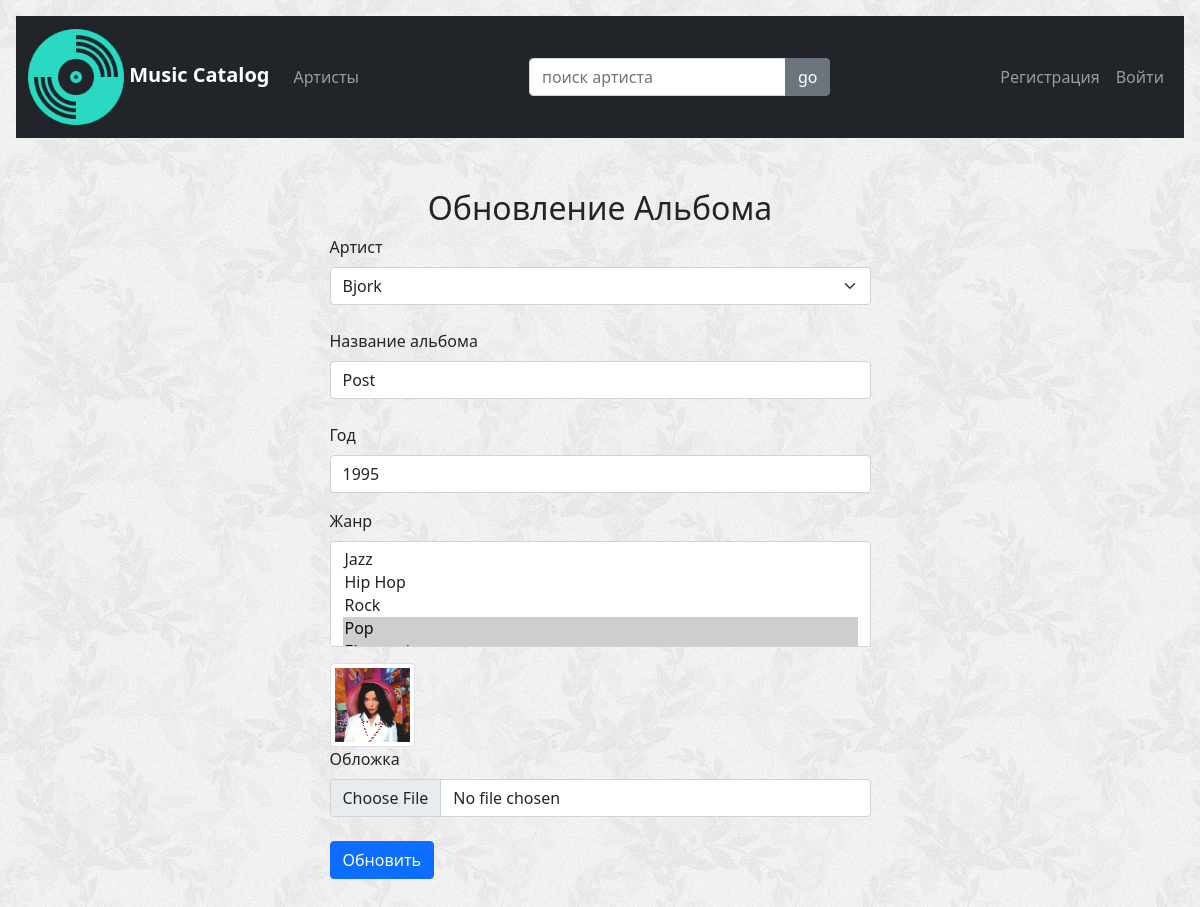
The app's page /album_update/post with its own data.
### discography/models.py (models this page shows, shortened)
class Album(models.Model):
    title = models.CharField(max_length=255, verbose_name="Название")
    artist = models.ForeignKey(Artist, max_length=255, null=True, on_delete=models.CASCADE, related_name='albums', verbose_name="Артист")
    photo = models.ImageField(upload_to="album", default='album/vinyl.png', verbose_name="Обложка")
    slug = models.SlugField(max_length=255, unique=True, db_index=True, verbose_name="URL")
    year = models.PositiveIntegerField(
        validators=[
            MinValueValidator(1900),
            MaxValueValidator(datetime.now().year)],
        verbose_name="Год релиза")
    genre = models.ManyToManyField(Genre, related_name='albums', verbose_name='Жанр')
    class Meta:
        ordering = ["artist", "year"]

class Artist(models.Model):
    name = models.CharField(max_length=255, unique=True, verbose_name='Имя')
    profile = models.TextField(blank=True, verbose_name="Профиль")
    photo = models.ImageField(upload_to="artist", default='artist/singer.png', verbose_name="Фото")
    slug = models.SlugField(max_length=255, unique=True, null=True, db_index=True, verbose_name="URL")
    def __str__(self):
        return self.name
    class Meta:
        ordering = ["name"]

class Genre(models.Model):
    GENRES_CHOICES = [
        ("Jazz", "Jazz"),
        ("Hip Hop", "Hip hop"),
        ("Rock", "Rock"),
        ("Pop", "Popular music"),
        ("Electronic", "Electronic"),
        ("Experimental", "Experimental"),
    ]
    title = models.CharField(max_length=255, choices=GENRES_CHOICES, default='Pop', verbose_name='Жанр')
    def __str__(self):
        return self.title

### discography/views.py (the view)
# urls.py: path('album_update/<slug:slug>', AlbumUpdateView.as_view(), name='album_update'),
class AlbumUpdateView(MenuMixin, UpdateView):
    model = Album
    form_class = UpdateAlbumForm
    template_name = 'discography/album_update.html'
    success_url = reverse_lazy('artist_list')

### discography/forms.py
class UpdateAlbumForm(forms.ModelForm):
    class Meta:
        model = Album
        fields = ('artist', 'title', 'year', 'genre', 'photo',)

### discography/utils.py (called while the page is built)
    def get_context_data(self, **kwargs):
        context = super().get_context_data(**kwargs)
        user_menu = menu.copy()
        if not self.request.user.is_authenticated:
            user_menu = user_menu[:1]
        context['menu'] = user_menu
        return context

### discography/templates/discography/album_update.html (shortened to what this page needs)
{% extends 'discography/base.html' %}
{% block content %}
<h2 style="text-align:center">Обновление Альбома</h2>
<div class="container" style="width: 50%">
    <form action="{% url 'album_update' album.slug %}" method="post" enctype="multipart/form-data">
        <div class="form-outline mb-4">
            <label for="artist" class="form-label">Артист</label>
            <select id="artist" name='artist' class="form-select">
                <option>
                    {% for i in form.artist %}
                    {{ i }}
                    {% endfor %}
                </option>
            </select>
        </div>
        <div class="form-outline mb-4">
            <label for="title" class="form-label">Название альбома</label>
            <input type="text" class="form-control" value="{{ album.title }}" id="title" name="title">
        </div>
        <div class="form-outline mb-3">
            <label for="year" class="form-label">Год</label>
            <input type="text" class="form-control" id="year" value="{{ album.year }}" name="year">
        </div>
        <div class="form-outline mb-3">
            <label for="genre" class="form-label">Жанр</label>
            <select id="genre" name='genre' class="form-select" multiple>
                {% for i in form.genre %}
                {{ i }}
                {% endfor %}
            </select>
        </div>
        <div><img src="{{ album.photo.url }}" class="img-thumbnail" width="85px" alt="Обложка"></div>
        <div class="form-outline mb-4">
            <label class="form-label" for="photo">Обложка</label>
            <input class="form-control" type="file" name="photo" id="photo" accept=".png,.jpg,.jpeg">
        </div>
        <button type="submit" class="btn btn-primary">Обновить</button>
    </form>
</div>
{% endblock %}

### records on screen
Album: artist "Bjork", title "Post", year "1995", genre "Jazz / Hip Hop / Rock / Pop ☑", photo (picture)

### other values on screen
{{ item.title }} "Артисты"
